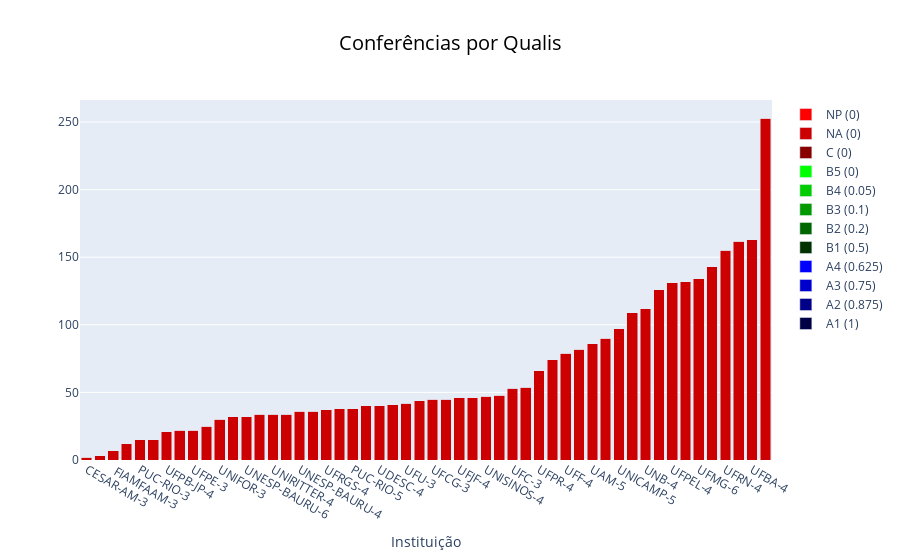

The cell this chart's notebook holds for it:
### Code cell
sorted_q = sort_data(conferencias_qualis, list_programas)

data = list()
for i in range(0, len(TIPO_QUALIS)):
    data.append(go.Bar(x=[p_quali['code'] for p_quali in sorted_q],
                       y=[p_quali[TIPO_QUALIS[i]] for p_quali in sorted_q],
                       marker_color=COLOR_QUALIS[TIPO_QUALIS[i]],
                       name=f'{TIPO_QUALIS[i]} ({PESO_QUALIS[TIPO_QUALIS[i]]})'))

title = {
    'text': 'Conferências por Qualis',
    'x': 0.5,
    'xanchor': 'center',
    'font': {
        'color': '#000000',
        'size': 20
    }
}
layout = go.Layout(title=title, 
                   xaxis={'title': 'Instituição'},
                   barmode='stack')

fig = go.Figure(data=data, layout=layout)
py.iplot(fig)

### Figure 1 — Plotly figure (JSON) as saved in the notebook; plotly's stock layout.template omitted (floating-point values rounded to 4 significant figures)
{"data": [{"marker": {"color": "#000044"}, "name": "A1 (1)", "type": "bar", "x": ["CESAR-AM-3", "CESAR-3", " FIAMFAAM-3", "UNIFATEA-3", "PUC-RIO-3", "UFRGS-5", "UFPB-JP-4", "UNISINOS-5", "UFPE-3", "USJT-4", "UNIFOR-3", "UFV-4", "UNESP-BAURU-6", "UFPA-4", "UNIRITTER-4", "UNIVILLE-4", "UNESP-BAURU-4", "UNB-3", "UFRGS-4", "UFES-4", "PUC-RIO-5", "UFPE-4", "UDESC-4", "UEL-4", "UFU-3", "UFG-3", "UFCG-3", "UFMA-3", "UFJF-4", "UEMG-5", "UNISINOS-4", "UFAL-3", "UFC-3", "UERJ-4", "UFPR-4", "PUCCAMP-5", "UFF-4", "IMED-3", "UAM-5", "UFRJ-4", "UNICAMP-5", "UPM-6", "UNB-4", "USP/SC-4", "UFPEL-4", "UFRJ-5", "UFMG-6", "UFSC-5", "UFRN-4", "UFRJ-6", "UFBA-4", "USP-4"], "y": [0, 0, 0, 0, 0, 0, 0, 0, 0, 0, 0, 0, 0, 0, 0, 0, 0, 0, 0, 0, 0, 0, 0, 0, 0, 0, 0, 0, 0, 0, 0, 0, 0, 0, 0, 0, 0, 0, 0, 0, 0, 0, 0, 0, 0, 0, 0, 0, 0, 0, 0, 0]}, {"marker": {"color": "#000088"}, "name": "A2 (0.875)", "type": "bar", "x": ["CESAR-AM-3", "CESAR-3", " FIAMFAAM-3", "UNIFATEA-3", "PUC-RIO-3", "UFRGS-5", "UFPB-JP-4", "UNISINOS-5", "UFPE-3", "USJT-4", "UNIFOR-3", "UFV-4", "UNESP-BAURU-6", "UFPA-4", "UNIRITTER-4", "UNIVILLE-4", "UNESP-BAURU-4", "UNB-3", "UFRGS-4", "UFES-4", "PUC-RIO-5", "UFPE-4", "UDESC-4", "UEL-4", "UFU-3", "UFG-3", "UFCG-3", "UFMA-3", "UFJF-4", "UEMG-5", "UNISINOS-4", "UFAL-3", "UFC-3", "UERJ-4", "UFPR-4", "PUCCAMP-5", "UFF-4", "IMED-3", "UAM-5", "UFRJ-4", "UNICAMP-5", "UPM-6", "UNB-4", "USP/SC-4", "UFPEL-4", "UFRJ-5", "UFMG-6", "UFSC-5", "UFRN-4", "UFRJ-6", "UFBA-4", "USP-4"], "y": [0, 0, 0, 0, 0, 0, 0, 0, 0, 0, 0, 0, 0, 0, 0, 0, 0, 0, 0, 0, 0, 0, 0, 0, 0, 0, 0, 0, 0, 0, 0, 0, 0, 0, 0, 0, 0, 0, 0, 0, 0, 0, 0, 0, 0, 0, 0, 0, 0, 0, 0, 0]}, {"marker": {"color": "#0000CC"}, "name": "A3 (0.75)", "type": "bar", "x": ["CESAR-AM-3", "CESAR-3", " FIAMFAAM-3", "UNIFATEA-3", "PUC-RIO-3", "UFRGS-5", "UFPB-JP-4", "UNISINOS-5", "UFPE-3", "USJT-4", "UNIFOR-3", "UFV-4", "UNESP-BAURU-6", "UFPA-4", "UNIRITTER-4", "UNIVILLE-4", "UNESP-BAURU-4", "UNB-3", "UFRGS-4", "UFES-4", "PUC-RIO-5", "UFPE-4", "UDESC-4", "UEL-4", "UFU-3", "UFG-3", "UFCG-3", "UFMA-3", "UFJF-4", "UEMG-5", "UNISINOS-4", "UFAL-3", "UFC-3", "UERJ-4", "UFPR-4", "PUCCAMP-5", "UFF-4", "IMED-3", "UAM-5", "UFRJ-4", "UNICAMP-5", "UPM-6", "UNB-4", "USP/SC-4", "UFPEL-4", "UFRJ-5", "UFMG-6", "UFSC-5", "UFRN-4", "UFRJ-6", "UFBA-4", "USP-4"], "y": [0, 0, 0, 0, 0, 0, 0, 0, 0, 0, 0, 0, 0, 0, 0, 0, 0, 0, 0, 0, 0, 0, 0, 0, 0, 0, 0, 0, 0, 0, 0, 0, 0, 0, 0, 0, 0, 0, 0, 0, 0, 0, 0, 0, 0, 0, 0, 0, 0, 0, 0, 0]}, {"marker": {"color": "#0000FF"}, "name": "A4 (0.625)", "type": "bar", "x": ["CESAR-AM-3", "CESAR-3", " FIAMFAAM-3", "UNIFATEA-3", "PUC-RIO-3", "UFRGS-5", "UFPB-JP-4", "UNISINOS-5", "UFPE-3", "USJT-4", "UNIFOR-3", "UFV-4", "UNESP-BAURU-6", "UFPA-4", "UNIRITTER-4", "UNIVILLE-4", "UNESP-BAURU-4", "UNB-3", "UFRGS-4", "UFES-4", "PUC-RIO-5", "UFPE-4", "UDESC-4", "UEL-4", "UFU-3", "UFG-3", "UFCG-3", "UFMA-3", "UFJF-4", "UEMG-5", "UNISINOS-4", "UFAL-3", "UFC-3", "UERJ-4", "UFPR-4", "PUCCAMP-5", "UFF-4", "IMED-3", "UAM-5", "UFRJ-4", "UNICAMP-5", "UPM-6", "UNB-4", "USP/SC-4", "UFPEL-4", "UFRJ-5", "UFMG-6", "UFSC-5", "UFRN-4", "UFRJ-6", "UFBA-4", "USP-4"], "y": [0, 0, 0, 0, 0, 0, 0, 0, 0, 0, 0, 0, 0, 0, 0, 0, 0, 0, 0, 0, 0, 0, 0, 0, 0, 0, 0, 0, 0, 0, 0, 0, 0, 0, 0, 0, 0, 0, 0, 0, 0, 0, 0, 0, 0, 0, 0, 0, 0, 0, 0, 0]}, {"marker": {"color": "#003300"}, "name": "B1 (0.5)", "type": "bar", "x": ["CESAR-AM-3", "CESAR-3", " FIAMFAAM-3", "UNIFATEA-3", "PUC-RIO-3", "UFRGS-5", "UFPB-JP-4", "UNISINOS-5", "UFPE-3", "USJT-4", "UNIFOR-3", "UFV-4", "UNESP-BAURU-6", "UFPA-4", "UNIRITTER-4", "UNIVILLE-4", "UNESP-BAURU-4", "UNB-3", "UFRGS-4", "UFES-4", "PUC-RIO-5", "UFPE-4", "UDESC-4", "UEL-4", "UFU-3", "UFG-3", "UFCG-3", "UFMA-3", "UFJF-4", "UEMG-5", "UNISINOS-4", "UFAL-3", "UFC-3", "UERJ-4", "UFPR-4", "PUCCAMP-5", "UFF-4", "IMED-3", "UAM-5", "UFRJ-4", "UNICAMP-5", "UPM-6", "UNB-4", "USP/SC-4", "UFPEL-4", "UFRJ-5", "UFMG-6", "UFSC-5", "UFRN-4", "UFRJ-6", "UFBA-4", "USP-4"], "y": [0, 0, 0, 0, 0, 0, 0, 0, 0, 0, 0, 0, 0, 0, 0, 0, 0, 0, 0, 0, 0, 0, 0, 0, 0, 0, 0, 0, 0, 0, 0, 0, 0, 0, 0, 0, 0, 0, 0, 0, 0, 0, 0, 0, 0, 0, 0, 0, 0, 0, 0, 0]}, {"marker": {"color": "#006600"}, "name": "B2 (0.2)", "type": "bar", "x": ["CESAR-AM-3", "CESAR-3", " FIAMFAAM-3", "UNIFATEA-3", "PUC-RIO-3", "UFRGS-5", "UFPB-JP-4", "UNISINOS-5", "UFPE-3", "USJT-4", "UNIFOR-3", "UFV-4", "UNESP-BAURU-6", "UFPA-4", "UNIRITTER-4", "UNIVILLE-4", "UNESP-BAURU-4", "UNB-3", "UFRGS-4", "UFES-4", "PUC-RIO-5", "UFPE-4", "UDESC-4", "UEL-4", "UFU-3", "UFG-3", "UFCG-3", "UFMA-3", "UFJF-4", "UEMG-5", "UNISINOS-4", "UFAL-3", "UFC-3", "UERJ-4", "UFPR-4", "PUCCAMP-5", "UFF-4", "IMED-3", "UAM-5", "UFRJ-4", "UNICAMP-5", "UPM-6", "UNB-4", "USP/SC-4", "UFPEL-4", "UFRJ-5", "UFMG-6", "UFSC-5", "UFRN-4", "UFRJ-6", "UFBA-4", "USP-4"], "y": [0, 0, 0, 0, 0, 0, 0, 0, 0, 0, 0, 0, 0, 0, 0, 0, 0, 0, 0, 0, 0, 0, 0, 0, 0, 0, 0, 0, 0, 0, 0, 0, 0, 0, 0, 0, 0, 0, 0, 0, 0, 0, 0, 0, 0, 0, 0, 0, 0, 0, 0, 0]}, {"marker": {"color": "#009900"}, "name": "B3 (0.1)", "type": "bar", "x": ["CESAR-AM-3", "CESAR-3", " FIAMFAAM-3", "UNIFATEA-3", "PUC-RIO-3", "UFRGS-5", "UFPB-JP-4", "UNISINOS-5", "UFPE-3", "USJT-4", "UNIFOR-3", "UFV-4", "UNESP-BAURU-6", "UFPA-4", "UNIRITTER-4", "UNIVILLE-4", "UNESP-BAURU-4", "UNB-3", "UFRGS-4", "UFES-4", "PUC-RIO-5", "UFPE-4", "UDESC-4", "UEL-4", "UFU-3", "UFG-3", "UFCG-3", "UFMA-3", "UFJF-4", "UEMG-5", "UNISINOS-4", "UFAL-3", "UFC-3", "UERJ-4", "UFPR-4", "PUCCAMP-5", "UFF-4", "IMED-3", "UAM-5", "UFRJ-4", "UNICAMP-5", "UPM-6", "UNB-4", "USP/SC-4", "UFPEL-4", "UFRJ-5", "UFMG-6", "UFSC-5", "UFRN-4", "UFRJ-6", "UFBA-4", "USP-4"], "y": [0, 0, 0, 0, 0, 0, 0, 0, 0, 0, 0, 0, 0, 0, 0, 0, 0, 0, 0, 0, 0, 0, 0, 0, 0, 0, 0, 0, 0, 0, 0, 0, 0, 0, 0, 0, 0, 0, 0, 0, 0, 0, 0, 0, 0, 0, 0, 0, 0, 0, 0, 0]}, {"marker": {"color": "#00CC00"}, "name": "B4 (0.05)", "type": "bar", "x": ["CESAR-AM-3", "CESAR-3", " FIAMFAAM-3", "UNIFATEA-3", "PUC-RIO-3", "UFRGS-5", "UFPB-JP-4", "UNISINOS-5", "UFPE-3", "USJT-4", "UNIFOR-3", "UFV-4", "UNESP-BAURU-6", "UFPA-4", "UNIRITTER-4", "UNIVILLE-4", "UNESP-BAURU-4", "UNB-3", "UFRGS-4", "UFES-4", "PUC-RIO-5", "UFPE-4", "UDESC-4", "UEL-4", "UFU-3", "UFG-3", "UFCG-3", "UFMA-3", "UFJF-4", "UEMG-5", "UNISINOS-4", "UFAL-3", "UFC-3", "UERJ-4", "UFPR-4", "PUCCAMP-5", "UFF-4", "IMED-3", "UAM-5", "UFRJ-4", "UNICAMP-5", "UPM-6", "UNB-4", "USP/SC-4", "UFPEL-4", "UFRJ-5", "UFMG-6", "UFSC-5", "UFRN-4", "UFRJ-6", "UFBA-4", "USP-4"], "y": [0, 0, 0, 0, 0, 0, 0, 0, 0, 0, 0, 0, 0, 0, 0, 0, 0, 0, 0, 0, 0, 0, 0, 0, 0, 0, 0, 0, 0, 0, 0, 0, 0, 0, 0, 0, 0, 0, 0, 0, 0, 0, 0, 0, 0, 0, 0, 0, 0, 0, 0, 0]}, {"marker": {"color": "#00FF00"}, "name": "B5 (0)", "type": "bar", "x": ["CESAR-AM-3", "CESAR-3", " FIAMFAAM-3", "UNIFATEA-3", "PUC-RIO-3", "UFRGS-5", "UFPB-JP-4", "UNISINOS-5", "UFPE-3", "USJT-4", "UNIFOR-3", "UFV-4", "UNESP-BAURU-6", "UFPA-4", "UNIRITTER-4", "UNIVILLE-4", "UNESP-BAURU-4", "UNB-3", "UFRGS-4", "UFES-4", "PUC-RIO-5", "UFPE-4", "UDESC-4", "UEL-4", "UFU-3", "UFG-3", "UFCG-3", "UFMA-3", "UFJF-4", "UEMG-5", "UNISINOS-4", "UFAL-3", "UFC-3", "UERJ-4", "UFPR-4", "PUCCAMP-5", "UFF-4", "IMED-3", "UAM-5", "UFRJ-4", "UNICAMP-5", "UPM-6", "UNB-4", "USP/SC-4", "UFPEL-4", "UFRJ-5", "UFMG-6", "UFSC-5", "UFRN-4", "UFRJ-6", "UFBA-4", "USP-4"], "y": [0, 0, 0, 0, 0, 0, 0, 0, 0, 0, 0, 0, 0, 0, 0, 0, 0, 0, 0, 0, 0, 0, 0, 0, 0, 0, 0, 0, 0, 0, 0, 0, 0, 0, 0, 0, 0, 0, 0, 0, 0, 0, 0, 0, 0, 0, 0, 0, 0, 0, 0, 0]}, {"marker": {"color": "#880000"}, "name": "C (0)", "type": "bar", "x": ["CESAR-AM-3", "CESAR-3", " FIAMFAAM-3", "UNIFATEA-3", "PUC-RIO-3", "UFRGS-5", "UFPB-JP-4", "UNISINOS-5", "UFPE-3", "USJT-4", "UNIFOR-3", "UFV-4", "UNESP-BAURU-6", "UFPA-4", "UNIRITTER-4", "UNIVILLE-4", "UNESP-BAURU-4", "UNB-3", "UFRGS-4", "UFES-4", "PUC-RIO-5", "UFPE-4", "UDESC-4", "UEL-4", "UFU-3", "UFG-3", "UFCG-3", "UFMA-3", "UFJF-4", "UEMG-5", "UNISINOS-4", "UFAL-3", "UFC-3", "UERJ-4", "UFPR-4", "PUCCAMP-5", "UFF-4", "IMED-3", "UAM-5", "UFRJ-4", "UNICAMP-5", "UPM-6", "UNB-4", "USP/SC-4", "UFPEL-4", "UFRJ-5", "UFMG-6", "UFSC-5", "UFRN-4", "UFRJ-6", "UFBA-4", "USP-4"], "y": [0, 0, 0, 0, 0, 0, 0, 0, 0, 0, 0, 0, 0, 0, 0, 0, 0, 0, 0, 0, 0, 0, 0, 0, 0, 0, 0, 0, 0, 0, 0, 0, 0, 0, 0, 0, 0, 0, 0, 0, 0, 0, 0, 0, 0, 0, 0, 0, 0, 0, 0, 0]}, {"marker": {"color": "#CC0000"}, "name": "NA (0)", "type": "bar", "x": ["CESAR-AM-3", "CESAR-3", " FIAMFAAM-3", "UNIFATEA-3", "PUC-RIO-3", "UFRGS-5", "UFPB-JP-4", "UNISINOS-5", "UFPE-3", "USJT-4", "UNIFOR-3", "UFV-4", "UNESP-BAURU-6", "UFPA-4", "UNIRITTER-4", "UNIVILLE-4", "UNESP-BAURU-4", "UNB-3", "UFRGS-4", "UFES-4", "PUC-RIO-5", "UFPE-4", "UDESC-4", "UEL-4", "UFU-3", "UFG-3", "UFCG-3", "UFMA-3", "UFJF-4", "UEMG-5", "UNISINOS-4", "UFAL-3", "UFC-3", "UERJ-4", "UFPR-4", "PUCCAMP-5", "UFF-4", "IMED-3", "UAM-5", "UFRJ-4", "UNICAMP-5", "UPM-6", "UNB-4", "USP/SC-4", "UFPEL-4", "UFRJ-5", "UFMG-6", "UFSC-5", "UFRN-4", "UFRJ-6", "UFBA-4", "USP-4"], "y": [2, 3, 7, 12, 15, 15, 21, 22, 22, 25, 30, 32, 32, 34, 34, 34, 36, 36, 37, 38, 38, 40, 40, 41, 42, 44, 45, 45, 46, 46, 47, 48, 53, 54, 66, 74, 79, 82, 86, 90, 97, 109, 112, 126, 131, 132, 134, 143, 155, 162, 163, 253]}, {"marker": {"color": "#FF0000"}, "name": "NP (0)", "type": "bar", "x": ["CESAR-AM-3", "CESAR-3", " FIAMFAAM-3", "UNIFATEA-3", "PUC-RIO-3", "UFRGS-5", "UFPB-JP-4", "UNISINOS-5", "UFPE-3", "USJT-4", "UNIFOR-3", "UFV-4", "UNESP-BAURU-6", "UFPA-4", "UNIRITTER-4", "UNIVILLE-4", "UNESP-BAURU-4", "UNB-3", "UFRGS-4", "UFES-4", "PUC-RIO-5", "UFPE-4", "UDESC-4", "UEL-4", "UFU-3", "UFG-3", "UFCG-3", "UFMA-3", "UFJF-4", "UEMG-5", "UNISINOS-4", "UFAL-3", "UFC-3", "UERJ-4", "UFPR-4", "PUCCAMP-5", "UFF-4", "IMED-3", "UAM-5", "UFRJ-4", "UNICAMP-5", "UPM-6", "UNB-4", "USP/SC-4", "UFPEL-4", "UFRJ-5", "UFMG-6", "UFSC-5", "UFRN-4", "UFRJ-6", "UFBA-4", "USP-4"], "y": [0, 0, 0, 0, 0, 0, 0, 0, 0, 0, 0, 0, 0, 0, 0, 0, 0, 0, 0, 0, 0, 0, 0, 0, 0, 0, 0, 0, 0, 0, 0, 0, 0, 0, 0, 0, 0, 0, 0, 0, 0, 0, 0, 0, 0, 0, 0, 0, 0, 0, 0, 0]}], "layout": {"barmode": "stack", "title": {"font": {"color": "#000000", "size": 20}, "text": "Conferências por Qualis", "x": 0.5, "xanchor": "center"}, "xaxis": {"title": {"text": "Instituição"}}}}
